Frame 1 (no input): blank canvas, image omitted
Frame 60 (the mouse pressed at the canvas centre just before this capture): blank canvas, image omitted
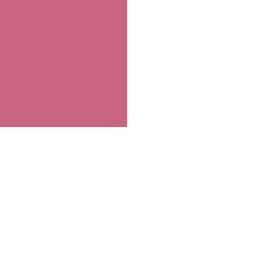
Frame 120 (the mouse held since frame 60 and released just before this capture)

The Processing sketch whose frames 1 and 60 were blank and that drew this single picture after the mouse press (run headless with seeded random() and noise(); from frame 60 on, the mouse is pressed at the canvas centre):

// Processing sketch: gradiente
// ── gradiente.pde
void setup()
{
  size(255, 255);
  background(255);
  noStroke();
}

void draw()
{
  fill(200, 100, mouseY);
  rect(0, 0, mouseX, mouseY);
}
